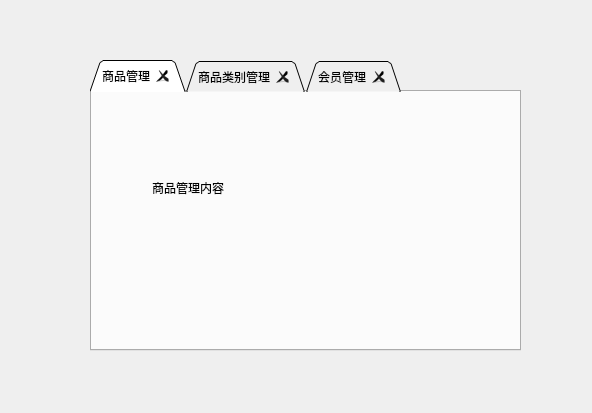
<?xml version="1.0" encoding="UTF-8"?>
<ui version="4.0">
 <class>Form</class>
 <widget class="QWidget" name="Form">
  <property name="geometry">
   <rect>
    <x>0</x>
    <y>0</y>
    <width>592</width>
    <height>413</height>
   </rect>
  </property>
  <property name="windowTitle">
   <string>Form</string>
  </property>
  <widget class="QTabWidget" name="tabWidget">
   <property name="geometry">
    <rect>
     <x>90</x>
     <y>60</y>
     <width>431</width>
     <height>291</height>
    </rect>
   </property>
   <property name="tabPosition">
    <enum>QTabWidget::North</enum>
   </property>
   <property name="tabShape">
    <enum>QTabWidget::Triangular</enum>
   </property>
   <property name="currentIndex">
    <number>0</number>
   </property>
   <property name="tabsClosable">
    <bool>true</bool>
   </property>
   <property name="movable">
    <bool>true</bool>
   </property>
   <widget class="QWidget" name="tab">
    <attribute name="icon">
     <iconset>
      <normaloff>C:/Users/java1234/Desktop/1.png</normaloff>C:/Users/java1234/Desktop/1.png</iconset>
    </attribute>
    <attribute name="title">
     <string>商品管理</string>
    </attribute>
    <attribute name="toolTip">
     <string>测试tip</string>
    </attribute>
    <widget class="QLabel" name="label">
     <property name="geometry">
      <rect>
       <x>60</x>
       <y>70</y>
       <width>101</width>
       <height>51</height>
      </rect>
     </property>
     <property name="text">
      <string>商品管理内容</string>
     </property>
    </widget>
   </widget>
   <widget class="QWidget" name="tab_2">
    <attribute name="title">
     <string>商品类别管理</string>
    </attribute>
    <widget class="QLabel" name="label_2">
     <property name="geometry">
      <rect>
       <x>100</x>
       <y>110</y>
       <width>131</width>
       <height>41</height>
      </rect>
     </property>
     <property name="text">
      <string>商品类别管理内容</string>
     </property>
    </widget>
   </widget>
   <widget class="QWidget" name="tab_3">
    <attribute name="title">
     <string>会员管理</string>
    </attribute>
    <widget class="QLabel" name="label_3">
     <property name="geometry">
      <rect>
       <x>130</x>
       <y>80</y>
       <width>91</width>
       <height>41</height>
      </rect>
     </property>
     <property name="text">
      <string>会员管理内容</string>
     </property>
    </widget>
   </widget>
  </widget>
 </widget>
 <resources/>
 <connections/>
</ui>
